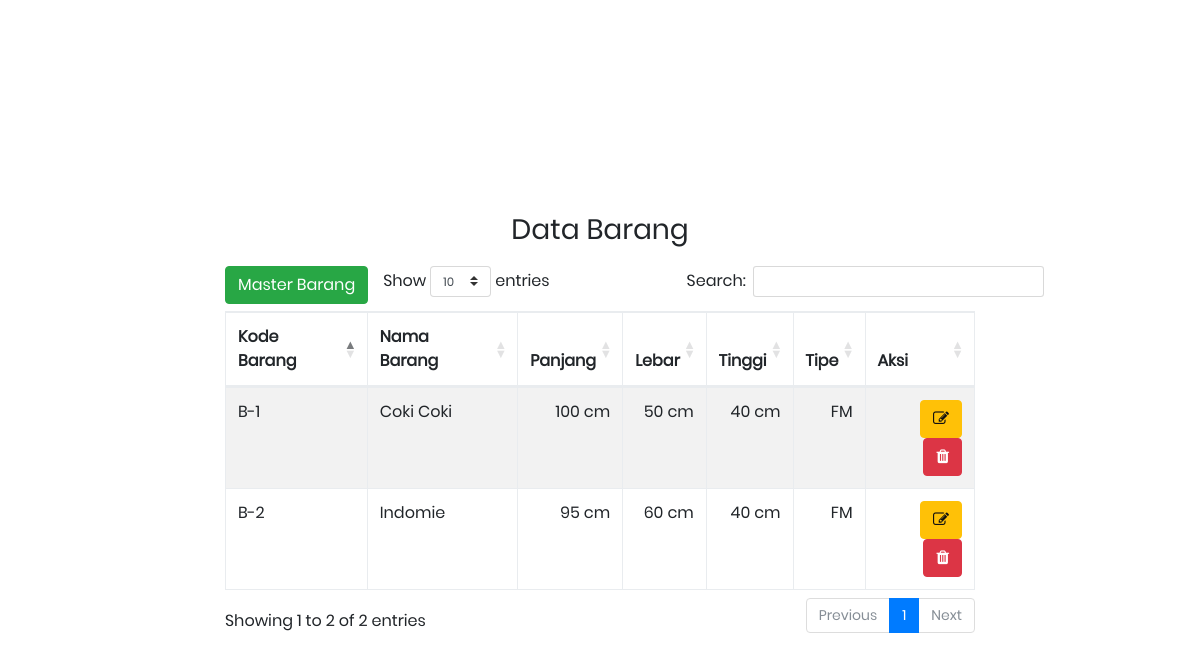
The page /index.php/dashboard/input_barang on the database its author committed.
### tables this page shows
CREATE TABLE `tbl_ga_barang` (
  `id_barang` varchar(100) NOT NULL,
  `nama_barang` varchar(255) NOT NULL,
  `panjang` int(10) NOT NULL,
  `lebar` int(10) NOT NULL,
  `tinggi` int(10) NOT NULL,
  `type` enum('FM','SM') NOT NULL
);

### application/controllers/Dashboard.php (called while the page is built, shortened)
<?php
class Dashboard extends CI_Controller {
    public function __construct()
    {
            $this->load->model('Ga_model');
    }
    public function input_barang()
	{
        $data['barang'] = $this->Ga_model->getAllData('tbl_ga_barang')->result_array();
        $data['stok_barang'] = $this->Ga_model->getUnlocatedStock()->result_array();
        $this->load->view('templates/header');
        $this->load->view('ga_input_barang',$data);
        $this->load->view('templates/footer');
        $this->load->view('barang/input_barang_ajax');
    }
}

### index.php (called while the page is built, shortened)
<?php
require_once BASEPATH.'core/CodeIgniter.php';

### application/models/Ga_model.php (called while the page is built, shortened)
<?php
class Ga_model extends CI_Model {
    public function getAllData($table){
        return $this->db->get($table);
    }
}

### application/views/ga_input_barang.php (the view, shortened to what this page needs)
<div class="limiter">
		<div class="container-login100">
            <div class='col-md-8 p-t-50'>
            <h3 class='text-center p-b-20'>Data Barang</h3>
            <div class='float-left'>
                        <button type="button" class="btn btn-success"
                        data-toggle="modal" data-target="#exampleModal">
                        Master Barang
                        </button>
                    </div>
            <table id="example" class="table table-striped table-bordered" style="width:100%">
                <thead>
                    <tr>
                        <th scope="col">Kode Barang</th>
                        <th scope="col">Nama Barang</th>
                        <th scope="col" class='text-right'>Panjang</th>
                        <th scope="col" class='text-right'>Lebar</th>
                        <th scope="col" class='text-right'>Tinggi</th>
                        <th scope="col">Tipe</th>
                        <th scope="col">Aksi</th>
                    </tr>
                </thead>
                <tbody>
                    <?php foreach($barang as $row){?>
                        <tr>
                            <td><?=$row['id_barang'];?></td>
                            <td><?=$row['nama_barang'];?></td>
                            <td class='text-right'><?=$row['panjang'];?> cm</td>
                            <td class='text-right'><?=$row['lebar'];?> cm</td>
                            <td class='text-right'><?=$row['tinggi'];?> cm</td>
                            <td class='text-right'><?=$row['type'];?></td>
                            <td class='text-right'>
                                <button type="button" class="btn btn-warning"
                                    data-toggle="modal" data-target="#edit-data"
                                    data-id="<?=$row['id_barang'];?>"
                                    data-nama="<?=$row['nama_barang'];?>"
                                    data-panjang="<?=$row['panjang'];?>"
                                    data-lebar="<?=$row['lebar'];?>"
                                    data-tinggi="<?=$row['tinggi'];?>"
                                    data-type="<?=$row['type'];?>"
                                ><i class="fa fa-edit"></i></button>
                                <button type="button"
                                    class="btn btn-danger"
                                    onclick="delete_data('<?=$row['id_barang'];?>','barang')"
                                    >
                                    <i class="fa fa-trash"></i></button>
                            </td>
                        </tr>
                    <?php }?>
                </tbody>
            </table>
            </div>
		</div>
	</div>

### assets/css/main.css (style rules this page uses)
* { margin: 0px; padding: 0px; box-sizing: border-box; }
body, html { height: 100%; font-family: Poppins-Regular, sans-serif; }
h1,h2,h3,h4,h5,h6 { margin: 0px; }
button { outline: none !important; border: none; background: transparent; }
.limiter { width: 100%; margin: 0 auto; }
.container-login100 { width: 100%; min-height: 100vh; display: -webkit-box; display: -webkit-flex; display: -moz-box; display: -ms-flexbox; display: flex; flex-wrap: wrap; justify-content: center; align-items: center; padding: 15px; background-repeat: no-repeat; background-position: center; background-size: cover; }

### rows shown on the page
tbl_ga_barang: id_barang "B-1", nama_barang "Coki Coki", panjang "100", lebar "50", tinggi "40", type "FM"
tbl_ga_barang: id_barang "B-2", nama_barang "Indomie", panjang "95", lebar "60", tinggi "40", type "FM"
